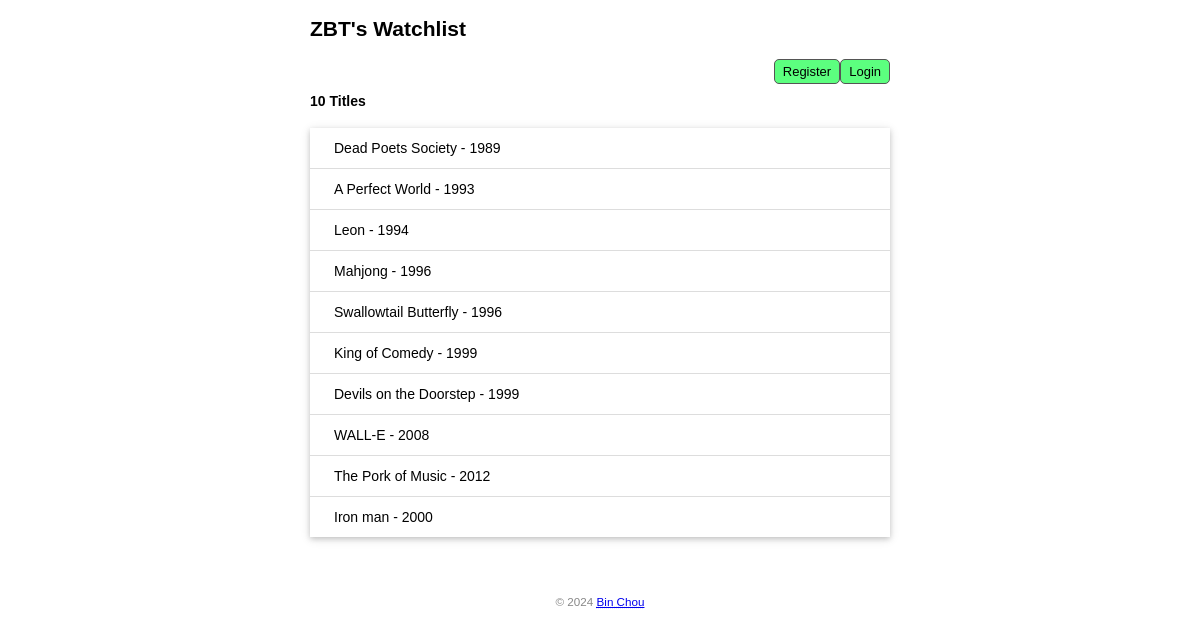
The page /movie on the database its author committed.
### app.py (models this page shows)
class Movie(db.Model):  # 表名将会是 movie
    id = db.Column(db.Integer, primary_key=True)                 # 主键
    title = db.Column(db.String(60))                             # 电影标题
    year = db.Column(db.String(4))                               # 电影年份

### app.py (the view, shortened to what this page needs)
@app.route('/movie', methods=['GET','POST'])      #显示电影条目用的是get请求
def index():
    movies = Movie.query.all()
    return render_template('index.html', movies=movies, current_user=current_user)

### templates/index.html (shortened to what this page needs)
<!DOCTYPE html>
<html lang="en">
    <head>
        <link rel="stylesheet" href="{{url_for('static' ,filename='css/style.css')}}" type="text/css" >
    </head>
    <body>
        <div class="title">
            {% if current_user.is_authenticated %}
                <span class="title">
                    <h2>{{current_user.username}}'s Watchlist </h2>
                </span>
                <span >
                    <form method="post" action="{{url_for('logout')}}">
                        <input class="spebtn" type="submit" name="logout" value="Logout"
                        onclick="return confirm('Are you sure?')">
                    </form>
                </span>
                <span>
                    <form method="post">
                        <a class="spebtn" href="{{url_for('settings')}}">Settings</a>
                    </form>
                </span>
            {% else %}
                <span class="title">
                    <h2>ZBT's Watchlist</h2>
                </span>
                <span class="login">
                    <a class="spebtn" href="{{url_for('login')}}">Login</a>
                </span>
                <span class="register">
                    <a class="spebtn" href="{{url_for('register')}}">Register</a>
                </span>
            {% endif %}
        </div>
        <br>
        <h4>{{ movies|length }} Titles</h4>
        <ul class="movie-list">
            {% for movie in movies %}
            <li>{{movie.title}} - {{movie.year}}
            </li>
            {% endfor %}
        </ul>
        <br>
    </body>
    <footer>
        <small>&copy; 2024
            <a href="https://xiaoz616.github.io/My-Website/FirstWeb.html">
                <abbr title="Author of this page">Bin Chou</abbr>
            </a>
        </small>
    </footer>
</html>

### static/css/style.css (style rules this page uses)
body { margin: auto; max-width: 580px; font-size: 14px; font-family: Helvetica, Arial, sans-serif; }
footer { color: #888; margin-top: 15px; text-align: center; padding: 10px; }
.movie-list { list-style-type: none; padding: 0; margin-bottom: 15px; box-shadow: 0 2px 5px 0 rgba(0, 0, 0, 0.16), 0 2px 10px 0 rgba(0, 0, 0, 0.12); }
.movie-list li { padding: 12px 24px; border-bottom: 1px solid #ddd; }
.movie-list li:last-child { border-bottom: none; }
.spebtn { float: inline-end; font-size: 13px; padding: 4px 8px; text-decoration: none; cursor: pointer; color: black; border: 1px solid #555555; border-radius: 5px; background-color: #5cff7f; }

### rows shown on the page
Movie: title "Dead Poets Society", year "1989"
Movie: title "A Perfect World", year "1993"
Movie: title "Leon", year "1994"
Movie: title "Mahjong", year "1996"
Movie: title "Swallowtail Butterfly", year "1996"
Movie: title "King of Comedy", year "1999"
Movie: title "Devils on the Doorstep", year "1999"
Movie: title "WALL-E", year "2008"
Movie: title "The Pork of Music", year "2012"
Movie: title "Iron man", year "2000"

### other values the page prints
{{ movies|length }} "10"
